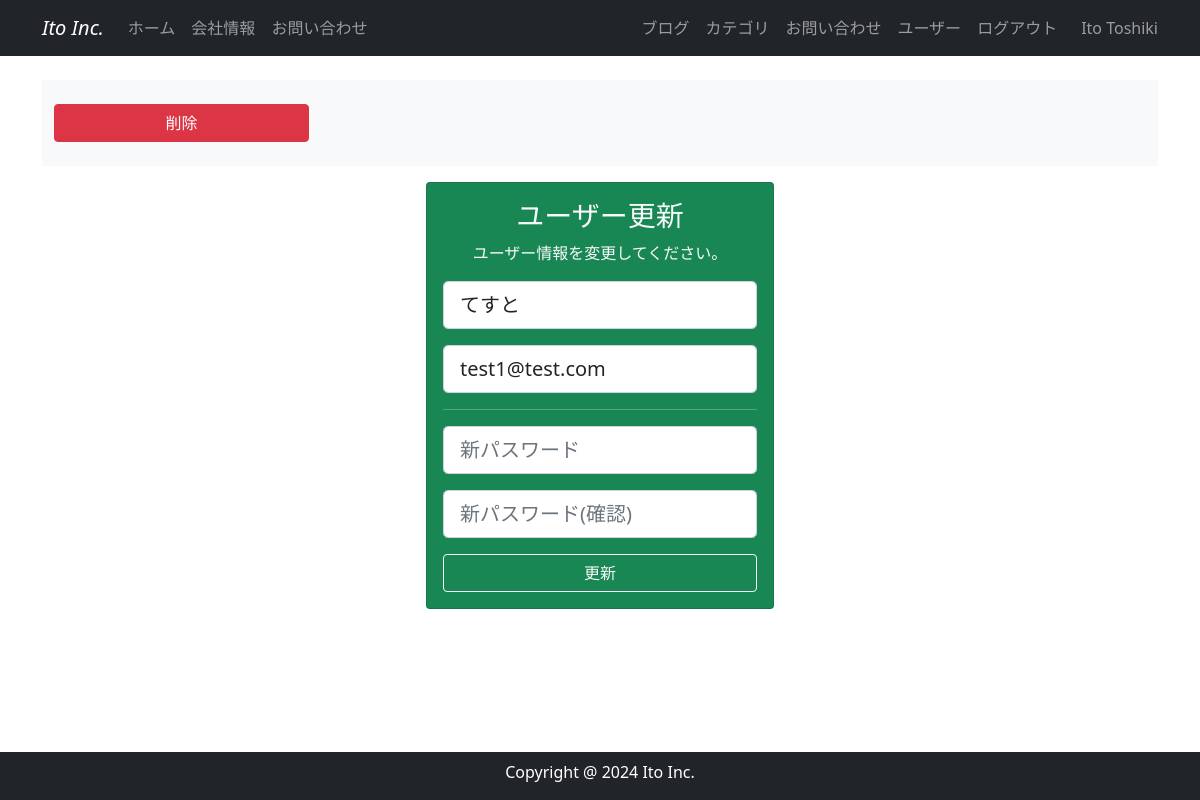
The page /2/account (signed in) on the database its author committed.
### company_blog/models.py (models this page shows, shortened)
class User(db.Model, UserMixin):
    __tablename__ = 'users'
    id = db.Column(db.Integer, primary_key = True)
    email = db.Column(db.String(64), unique=True, index=True)
    username = db.Column(db.String(64), unique=True, index=True)
    password_hash = db.Column(db.String(128))
    administrator = db.Column(db.String(1))
    post = db.relationship('BlogPost', backref='author', lazy='dynamic')
    @property
    def password(self):
        raise AttributeError('password is not a readable attribute')
    def is_administrator(self):
        if self.administrator == "1":
            return 1
        else:
            return 0

### company_blog/users/views.py (the view)
@users.route('/<int:user_id>/account', methods=['GET', 'POST'])
@login_required
def account(user_id):
    user = User.query.get_or_404(user_id)
    if user.id != current_user.id and not current_user.is_administrator():
        abort(403)
    form = UpdateUserForm(user_id)
    if form.validate_on_submit():
        user.username = form.username.data
        user.email = form.email.data
        if form.password.data:
            user.password = form.password.data
        db.session.commit()
        flash('ユーザーアカウントが更新されました')
        return redirect(url_for('users.user_maintenance'))
    elif request.method == 'GET':
        form.username.data = user.username
        form.email.data = user.email
    return render_template('users/account.html', form=form)

### company_blog/users/forms.py (shortened to what this page needs)
class UpdateUserForm(FlaskForm):
    email = StringField('メールアドレス', validators=[DataRequired(), Email()])
    username = StringField('ユーザー名', validators=[DataRequired()])
    password = PasswordField('パスワード', validators=[EqualTo('pass_confirm', message='パスワードが一致していません。')])
    pass_confirm = PasswordField('パスワード(確認)')
    submit = SubmitField('更新')
    def __init__(self, user_id, *args, **kwargs):
        super(UpdateUserForm, self).__init__(*args, **kwargs)
        self.id = user_id

### company_blog/__init__.py (called while the page is built)
@event.listens_for(Engine, "connect")
def set_sqlite_pragma(dbapi_connection, connection_record):
    cursor = dbapi_connection.cursor()
    cursor.execute("PRAGMA foreign_keys=ON")
    cursor.close()

### company_blog/models.py (called while the page is built)
@login_manager.user_loader
def load_user(user_id):
    return User.query.get(user_id)

### company_blog/templates/users/account.html (shortened to what this page needs)
{% extends "base.html" %}
{% block content %}
{% if current_user.is_administrator() %}
<section id="menu">
    <div class="container my-3 py-4 bg-light">
        <div class="row">
            <div class="col-md-3">
                <button type="button" class="btn btn-danger w-100" data-bs-toggle="modal" data-bs-target="#del_modal">
                    削除
                </button>
            </div>
        </div>
    </div>
</section>
{% endif %}
<section id="user_update">
    <div class="container my-3">
        <div class="row">
            <div class="col-lg-4 mx-auto">
                <div class="card bg-success text-center">
                    <div class="card-body text-light">
                        <h3>ユーザー更新</h3>
                        <p>ユーザー情報を変更してください。</p>
                        <form method="POST">
                            <div class="mb-3">
                                {{ render_field(form.username, class="form-control form-control-lg",
                                placeholder="ユーザー名") }}
                            </div>
                            <div class="mb-3">
                                {{ render_field(form.email, class="form-control form-control-lg", placeholder="メールアドレス")
                                }}
                            </div>
                            <hr>
                            <div class="mb-3">
                                {{ render_field(form.password, class="form-control form-control-lg",
                                placeholder="新パスワード") }}
                            </div>
                            <div class="mb-3">
                                {{ render_field(form.pass_confirm, class="form-control form-control-lg",
                                placeholder="新パスワード(確認)") }}
                            </div> {{ form.submit(class="btn btn-outline-light w-100", value="更新") }}
                        </form>
                    </div>
                </div>
            </div>
        </div>
    </div>
</section>
{% endblock %}

### company_blog/templates/base.html (shortened to what this page needs)
<!DOCTYPE html>
<html lang="en">
<head>
  <link href="https://cdn.jsdelivr.net/npm/bootstrap@5.0.2/dist/css/bootstrap.min.css" rel="stylesheet"
>
</head>
<body>
  <nav class="navbar navbar-expand-lg navbar-dark bg-dark fixed-top">
    <div class="container">
      <a class="navbar-brand fst-italic" href="{{ url_for('main.index') }}">Ito Inc.</a>
      <div class="collapse navbar-collapse" id="navbarNav">
        <ul class="navbar-nav">
          <li class="nav-item">
            <a class="nav-link {% if request.endpoint == 'main.index' %}active{% endif %}"
              href="{{ url_for('main.index') }}">ホーム</a>
          </li>
          <li class="nav-item">
            <a class="nav-link {% if request.endpoint == 'main.info' %}active{% endif %}"
              href="{{ url_for('main.info') }}">会社情報</a>
          </li>
          <li class="nav-item">
            <a class="nav-link {% if request.endpoint == 'main.inquiry' %}active{% endif %}"
              href="{{ url_for('main.inquiry') }}">お問い合わせ</a>
          </li>
        </ul>
        <br>
        <ul class="navbar-nav ms-auto">
          {% if current_user.is_authenticated %}
          <li class="nav-item">
            <a class="nav-link {% if request.endpoint == 'main.blog_maintenance' %}active{% endif %}"
              href="{{ url_for('main.blog_maintenance') }}">ブログ</a>
          </li>
          <li class="nav-item">
            <a class="nav-link {% if request.endpoint == 'main.category_maintenance' %}active{% endif %}"
              href="{{ url_for('main.category_maintenance') }}">カテゴリ</a>
          </li>
          <li class="nav-item">
            <a class="nav-link {% if request.endpoint == 'main.inquiry_maintenance' %}active{% endif %}"
              href="{{ url_for('main.inquiry_maintenance') }}">お問い合わせ</a>
          </li>
          <li class="nav-item">
            <a class="nav-link {% if request.endpoint == 'users.user_maintenance' %}active{% endif %}"
              href="{{url_for('users.user_maintenance')}}">ユーザー</a>
          </li>
          <li class="nav-item">
            <a class="nav-link" href="{{ url_for('users.logout') }}">ログアウト</a>
          </li>
          <span class="navbar-text ms-3">
            {{ current_user.username | truncate(10) }}
          </span>
          {% endif %}
        </ul>
      </div>
    </div>
  </nav>
  {% from "_formhelpers.html" import render_field %}
  <div class="container" style="padding-top: 4rem; padding-bottom: 4rem;">
    {% block content %}
    {% endblock %}
  </div>
  <footer id="footer" class="footer text-center pt-2 bg-dark fixed-bottom">
    <div class="container">
      <div class="row">
        <div class="col text-white">
          <p>Copyright @ 2024 Ito Inc.</p>
        </div>
      </div>
    </div>
  </footer>
</body>
</html>

### company_blog/templates/_formhelpers.html (shortened to what this page needs)
{% macro render_field(field) %}
{{ field(**kwargs)|safe }}
{% endmacro %}

### rows shown on the page
User: username "Ito Toshiki"
User: username "てすと", email "test1@test.com"
